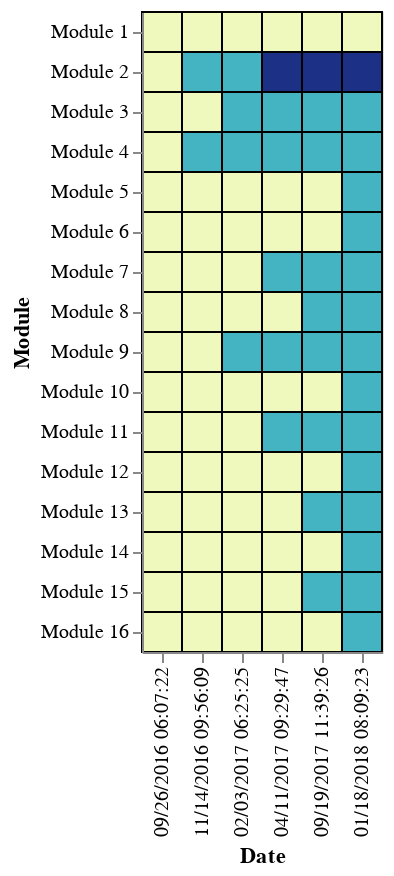

Notebook cell for this chart:
### Code cell
select_bus = alt.selection_single(
    name='Select', fields=['Bus'], init={'Bus': 1},
    bind=alt.binding_range(min=1, max=130, step=1)
)

chart = alt.Chart(data).mark_rect(stroke='black').encode(
    x=alt.X('Date', title="Date", sort=None),
    y=alt.Y('Module', title="Module", sort=None),
    color=alt.Color('value', legend=None)
).add_selection(select_bus).transform_filter(select_bus)

chart

### Figure 1 — Vega-Lite specification as saved in the notebook (floating-point values rounded to 4 significant figures; data arrays with more than 128 entries replaced by an {"elided": "..."} marker saying what was removed)
{"config": {"view": {"continuousWidth": 400, "continuousHeight": 300}}, "data": {"name": "data-7db754095c67eb5d72052d2c0cfa736d"}, "mark": {"type": "rect", "stroke": "black"}, "encoding": {"color": {"type": "quantitative", "field": "value", "legend": null}, "x": {"type": "nominal", "field": "Date", "sort": null, "title": "Date"}, "y": {"type": "nominal", "field": "Module", "sort": null, "title": "Module"}}, "selection": {"Select": {"type": "single", "fields": ["Bus"], "init": {"Bus": 1}, "bind": {"input": "range", "max": 130, "min": 1, "step": 1}}}, "transform": [{"filter": {"selection": "Select"}}], "$schema": "https://vega.github.io/schema/vega-lite/v4.8.1.json", "datasets": {"data-7db754095c67eb5d72052d2c0cfa736d": {"elided": "10320 records"}}}
